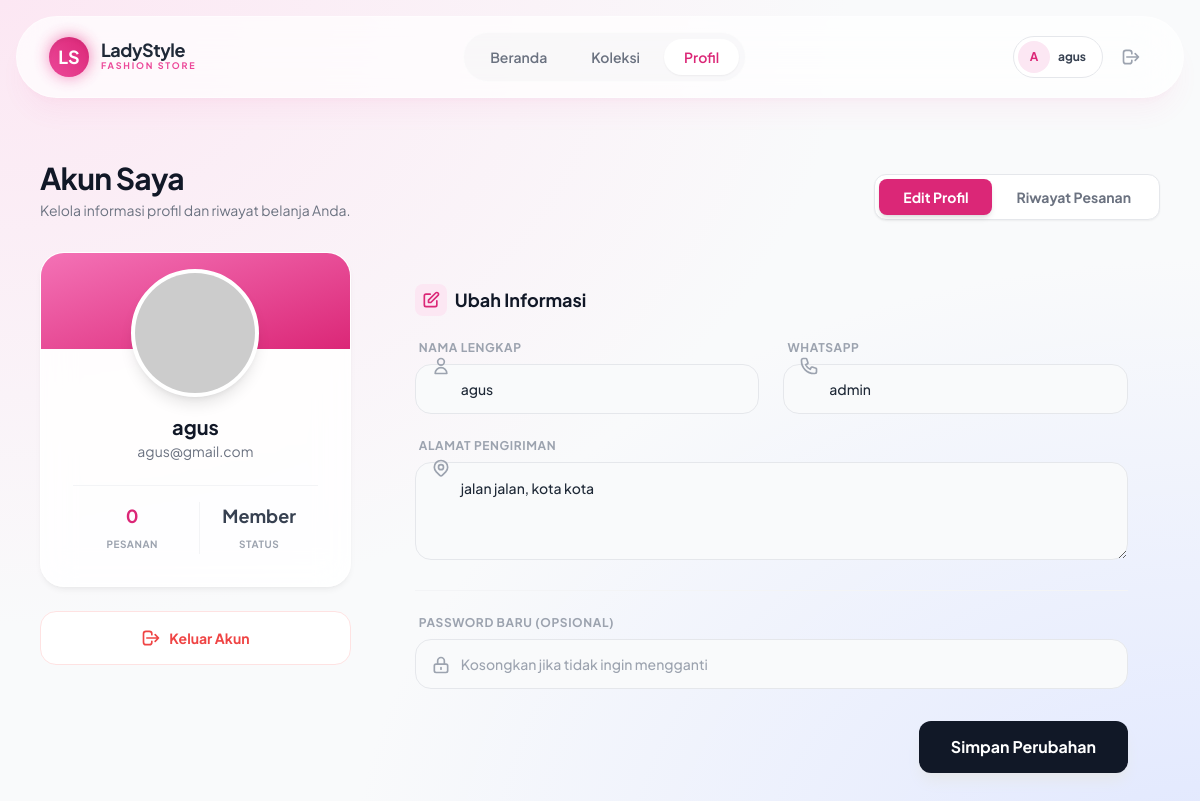
The app's page /profile.php (signed in) with its own data.
### tables this page shows
CREATE TABLE `users` (
  `id` int NOT NULL,
  `name` varchar(100) NOT NULL,
  `email` varchar(100) NOT NULL,
  `avatar` varchar(255) DEFAULT NULL,
  `phone` varchar(20) DEFAULT NULL,
  `address` text,
  `password` varchar(255) NOT NULL,
  `role` enum('admin','staff','customer') DEFAULT 'customer',
  `created_at` timestamp NULL DEFAULT CURRENT_TIMESTAMP
);

### profile.php (the view, shortened to what this page needs)
<?php
require __DIR__ . '/includes/config.php';
$id = $_SESSION['user_id'];
$stmt = $pdo->prepare("SELECT * FROM users WHERE id = ?");
$stmt->execute([$id]);
$user = $stmt->fetch();
$userAvatar = $user['avatar'] ?? 'https://ui-avatars.com/api/?name='.urlencode($user['name']).'&background=ec4899&color=fff&size=200';
$orders = [];
if (!empty($user['phone'])) {
    $stmtO = $pdo->prepare("
        SELECT o.*, p.name as product_name, p.image
        FROM orders o
        JOIN products p ON o.product_id = p.id
        WHERE o.customer_phone = ?
        ORDER BY o.created_at DESC
    ");
    $stmtO->execute([$user['phone']]);
    $orders = $stmtO->fetchAll();
}
?>
<!DOCTYPE html>
<html lang="id">
<head>
    <?php require __DIR__ . '/includes/head.php'; ?>
</head>
<body class="bg-gray-50 text-gray-800 font-sans">
    <?php require __DIR__ . '/includes/navbar.php'; ?>
    <main class="max-w-6xl mx-auto px-4 py-8 pb-20">
        <div class="flex flex-col md:flex-row justify-between items-end mb-8 gap-4">
            <div>
                <h1 class="text-3xl font-bold text-gray-900 tracking-tight">Akun Saya</h1>
                <p class="text-gray-500 text-sm mt-1">Kelola informasi profil dan riwayat belanja Anda.</p>
            </div>
            <div class="flex bg-white p-1 rounded-xl border border-gray-200 shadow-sm">
                <button onclick="switchTab('profile')" id="btn-profile" class="px-6 py-2 rounded-lg text-sm font-bold bg-ls-600 text-white shadow-md transition-all">
                    Edit Profil
                </button>
                <button onclick="switchTab('orders')" id="btn-orders" class="px-6 py-2 rounded-lg text-sm font-bold text-gray-500 hover:bg-gray-50 transition-all">
                    Riwayat Pesanan
                </button>
            </div>
        </div>
        <div class="grid lg:grid-cols-[1fr_2.5fr] gap-8">
            <div class="h-fit space-y-6">
                <div class="glass-card p-8 rounded-3xl text-center relative overflow-hidden">
                    <div class="relative w-32 h-32 mx-auto -mt-4 mb-4 rounded-full border-4 border-white shadow-lg overflow-hidden bg-white avatar-upload cursor-pointer group">
                        <img id="avatarPreview" src="<?= htmlspecialchars($userAvatar) ?>" class="w-full h-full object-cover transition duration-500 group-hover:scale-110">
                    </div>
                    <h2 class="font-bold text-xl text-gray-900"><?= htmlspecialchars($user['name']) ?></h2>
                    <p class="text-sm text-gray-500 mb-6"><?= htmlspecialchars($user['email']) ?></p>
                    <div class="grid grid-cols-2 gap-2 border-t border-gray-100 pt-4">
                        <div class="text-center">
                            <span class="block text-lg font-bold text-ls-600"><?= count($orders) ?></span>
                            <span class="text-[10px] text-gray-400 uppercase tracking-wider font-bold">Pesanan</span>
                        </div>
                        <div class="text-center border-l border-gray-100">
                            <span class="block text-lg font-bold text-gray-700">Member</span>
                            <span class="text-[10px] text-gray-400 uppercase tracking-wider font-bold">Status</span>
                        </div>
                    </div>
                </div>
                <a href="/ladystyle-shop/logout.php" class="flex items-center justify-center gap-2 w-full py-4 rounded-2xl bg-white border border-red-100 text-red-500 font-bold text-sm hover:bg-red-50 hover:shadow-lg hover:-translate-y-1 transition-all duration-300">
                    <svg class="w-5 h-5" fill="none" stroke="currentColor" viewBox="0 0 24 24"><path stroke-linecap="round" stroke-linejoin="round" stroke-width="2" d="M17 16l4-4m0 0l-4-4m4 4H7m6 4v1a3 3 0 01-3 3H6a3 3 0 01-3-3V7a3 3 0 013-3h4a3 3 0 013 3v1"/></svg>
                    Keluar Akun
                </a>
            </div>
            <div class="space-y-6">
                <div id="tab-profile" class="glass-panel p-8 rounded-3xl animate-fade">
                    <h3 class="text-lg font-bold text-gray-900 mb-6 flex items-center gap-2">
                        <span class="w-8 h-8 rounded-lg bg-ls-100 text-ls-600 flex items-center justify-center">
                            <svg class="w-5 h-5" fill="none" stroke="currentColor" viewBox="0 0 24 24"><path stroke-linecap="round" stroke-linejoin="round" stroke-width="2" d="M11 5H6a2 2 0 00-2 2v11a2 2 0 002 2h11a2 2 0 002-2v-5m-1.414-9.414a2 2 0 112.828 2.828L11.828 15H9v-2.828l8.586-8.586z"/></svg>
                        </span>
                        Ubah Informasi
                    </h3>
                    <form method="post" enctype="multipart/form-data" class="space-y-6">
                        <div class="grid md:grid-cols-2 gap-6">
                            <div class="input-group">
                                <label class="block text-xs font-bold text-gray-400 uppercase tracking-wider mb-2 ml-1">Nama Lengkap</label>
                                <input type="text" name="name" value="<?= htmlspecialchars($user['name']) ?>" required class="w-full px-4 py-3.5 rounded-2xl bg-gray-50 border border-gray-200 text-sm font-medium">
                                <svg class="input-icon w-5 h-5" fill="none" stroke="currentColor" viewBox="0 0 24 24"><path stroke-linecap="round" stroke-linejoin="round" stroke-width="2" d="M16 7a4 4 0 11-8 0 4 4 0 018 0zM12 14a7 7 0 00-7 7h14a7 7 0 00-7-7z"/></svg>
                            </div>
                            <div class="input-group">
                                <label class="block text-xs font-bold text-gray-400 uppercase tracking-wider mb-2 ml-1">WhatsApp</label>
                                <input type="text" name="phone" value="<?= htmlspecialchars($user['phone'] ?? '') ?>" placeholder="08..." class="w-full px-4 py-3.5 rounded-2xl bg-gray-50 border border-gray-200 text-sm font-medium">
                            </div>
                        </div>
                        <div class="input-group">
                            <label class="block text-xs font-bold text-gray-400 uppercase tracking-wider mb-2 ml-1">Alamat Pengiriman</label>
                            <textarea name="address" rows="3" class="w-full px-4 py-3.5 rounded-2xl bg-gray-50 border border-gray-200 text-sm font-medium leading-relaxed"><?= htmlspecialchars($user['address'] ?? '') ?></textarea>
                        </div>
                        <div class="pt-6 border-t border-gray-100">
                            <label class="block text-xs font-bold text-gray-400 uppercase tracking-wider mb-2 ml-1">Password Baru (Opsional)</label>
                            <div class="input-group">
                                <input type="password" name="password" placeholder="Kosongkan jika tidak ingin mengganti" class="w-full px-4 py-3.5 rounded-2xl bg-gray-50 border border-gray-200 text-sm font-medium">
                                <svg class="input-icon w-5 h-5" fill="none" stroke="currentColor" viewBox="0 0 24 24"><path stroke-linecap="round" stroke-linejoin="round" stroke-width="2" d="M12 15v2m-6 4h12a2 2 0 002-2v-6a2 2 0 00-2-2H6a2 2 0 00-2 2v6a2 2 0 002 2zm10-10V7a4 4 0 00-8 0v4h8z"/></svg>
                            </div>
                        </div>
                        <div class="flex justify-end pt-2">
                            <button type="submit" class="px-8 py-3.5 rounded-xl bg-gray-900 text-white font-bold shadow-lg shadow-gray-200 hover:bg-ls-600 hover:shadow-ls-200 transition-all duration-300 transform hover:-translate-y-1">
                                Simpan Perubahan
                            </button>
                        </div>
                    </form>
                </div>
            </div>
        </div>
    </main>
</body>
</html>

### includes/head.php (style rules this page uses)
body { background-color: #f8fafc; background-image: radial-gradient(at 0% 0%, rgba(252, 231, 243, 1) 0, transparent 50%), radial-gradient(at 100% 100%, rgba(224, 231, 255, 1) 0, transparent 50%); background-attachment: fixed; }
.glass-card { background: rgba(255, 255, 255, 0.85); backdrop-filter: blur(16px); border: 1px solid rgba(255, 255, 255, 0.6); box-shadow: 0 4px 6px -1px rgba(0, 0, 0, 0.05), 0 2px 4px -1px rgba(0, 0, 0, 0.03); }

### profile.php (style rules this page uses)
.input-group { position: relative; }
.input-group input, .input-group textarea { padding-left: 2.8rem; transition: all 0.3s; }
.input-icon { position: absolute; left: 1rem; top: 1rem; color: #9ca3af; transition: color 0.3s; }

### records on screen
users: name "agus", email "agus@gmail.com", phone "admin", address "jalan jalan, kota kota"

### other values on screen
substr($_SESSION['user_name'] ?? 'U', 0, 1) "A"
explode(' ', $_SESSION['user_name'])[0] "agus"
count($orders) "0"
